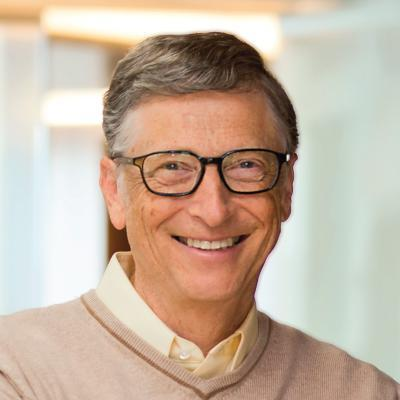
#> input picture Training_Data/Bill/bill1.jpeg, 400 x 400 px; its folder holds only this picture in this run
$ python create_csv.py
#> lines starting #> are read from the running program, lines starting #| are printed output that depends on the picture
import os
import csv
import cv2

DATASET_PATH = "Training_Data"
OUTPUT_PATH = "Training_Faces"
CSV_FILE = "train_faces.csv"

cv2_base_dir = os.path.dirname(cv2.__file__)
CASCADE_PATH = os.path.join(cv2_base_dir, 'data', 'haarcascade_frontalface_default.xml')

face_cascade = cv2.CascadeClassifier(CASCADE_PATH)

if face_cascade.empty():
    raise FileNotFoundError("Error: Haarcascade file not found!")

def create():
    if not os.path.exists(OUTPUT_PATH):
        os.makedirs(OUTPUT_PATH)

    try:
        with open(CSV_FILE, "w", newline="") as file:
            writer = csv.writer(file)
            writer.writerow(["image_path", "label"])

            for person in os.listdir(DATASET_PATH):
                person_path = os.path.join(DATASET_PATH, person)

                if os.path.isdir(person_path):
                    for image in os.listdir(person_path):
                        image_path = os.path.join(person_path, image)
                        file_name, file_ext = os.path.splitext(image.lower())

                        if file_ext in [".jpg", ".jpeg", ".png"]:
                            img = cv2.imread(image_path)
#> img is the input picture: shape (400, 400, 3); mean B, G, R 161.5, 179.2, 198.2
                            if img is None:
                                print(f"Warning: Unable to read image {image_path}")
                                continue

                            gray = cv2.cvtColor(img, cv2.COLOR_BGR2GRAY)
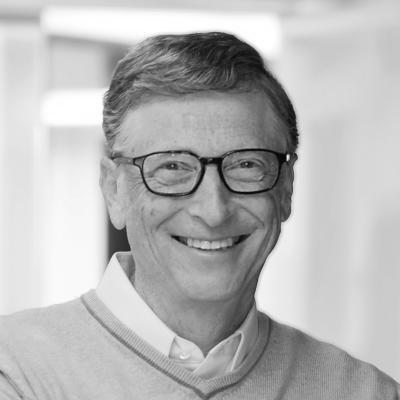
#> gray: shape (400, 400); min 0, max 255, mean 182.9
                            faces = face_cascade.detectMultiScale(gray, scaleFactor=1.1, minNeighbors=5, minSize=(30, 30))
#> faces = ()

                            for i, (x, y, w, h) in enumerate(faces):
                                face = gray[y:y + h, x:x + w]
                                face_filename = f"{person}_{i}.jpg"
                                face_path = os.path.join(OUTPUT_PATH, face_filename)

                                cv2.imwrite(face_path, face)
                                writer.writerow([face_path, person])
#> this loop made 0 passes
#> pass 2 of the loop in create, `for person in os.listdir(DATASET_PATH):`:
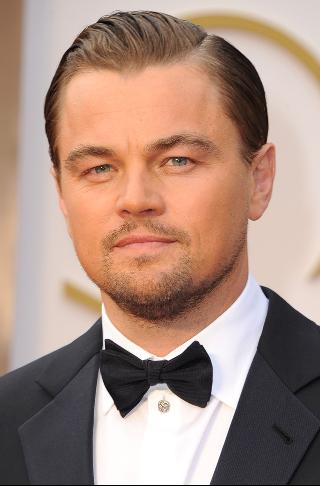
#> input picture Training_Data/Leo/leo1.jpg, 320 x 486 px
#> in create, img is the input picture: shape (486, 320, 3); mean B, G, R 127.6, 140.7, 168.6
#> in create, `gray = cv2.cvtColor(img, cv2.COLOR_BGR2GRAY)`:
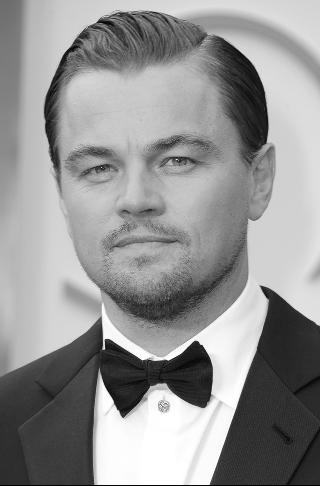
#> gray: shape (486, 320); min 0, max 255, mean 147.5
#> faces = [[34, 79, 211, 211]]
#> the loop in create, `for i, (x, y, w, h) in enumerate(faces):` made 1 pass
#> pass 1, in create, `face = gray[y:y + h, x:x + w]`:
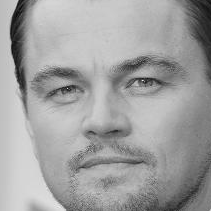
#> face: shape (211, 211); min 8, max 239, mean 160.2

        print(f"✅ CSV file '{CSV_FILE}' created successfully!")
    except IOError as e:
        print(f"Error: Unable to write to CSV file {CSV_FILE}. {e}")

if __name__ == "__main__":
    create()
